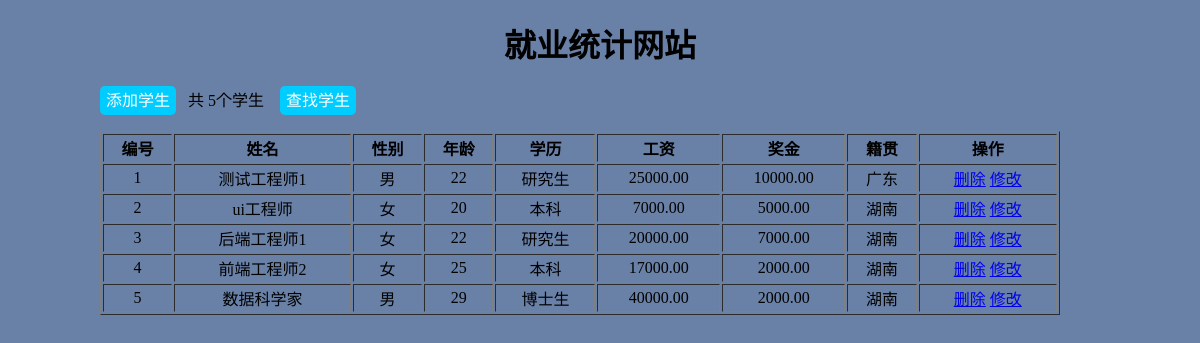
Screenshot of /all.php with the database file from the repository.
### tables this page shows
CREATE TABLE `student` (
  `id` int(10) NOT NULL AUTO_INCREMENT,
  `name` varchar(32) DEFAULT NULL COMMENT '姓名',
  `sex` char(2) DEFAULT NULL COMMENT '性别',
  `age` varchar(6) DEFAULT NULL COMMENT '年龄',
  `edu` varchar(12) DEFAULT NULL COMMENT '学历',
  `salary` decimal(10,2) DEFAULT NULL COMMENT '工资',
  `bonus` decimal(10,2) DEFAULT NULL COMMENT '奖金',
  `city` varchar(32) DEFAULT NULL COMMENT '籍贯',
  PRIMARY KEY (`id`)
);

### all.php (the view, shortened to what this page needs)
<?php
include 'conn.php';
$sql = 'SELECT * FROM `student`';
$result = mysqli_query($link, $sql);
$data = mysqli_fetch_all($result, MYSQLI_ASSOC);
$sql = 'SELECT COUNT(*) FROM `student`';
$n = mysqli_query($link, $sql);
$num = mysqli_fetch_assoc($n);
$num = implode($num);
?>
<html>
	<head>
	</head>
	<body>
		<div class="wrapper">
			<h1>就业统计网站</h1>
			<div class="add">
				<a href="addStudent.html">添加学生</a>&nbsp;&nbsp;&nbsp;共
				<?php echo $num; ?>个学生&nbsp;&nbsp;&nbsp;
				<a href="searchStudent.html">查找学生</a>
			</div>
			<table width="960" border="1">
				<tr>
					<th>编号</th>
					<th>姓名</th>
					<th>性别</th>
					<th>年龄</th>
					<th>学历</th>
					<th>工资</th>
					<th>奖金</th>
					<th>籍贯</th>
					<th>操作</th>
				</tr>
				<?php
				foreach ($data as $key => $value) {
  					foreach ($value as $k => $v) {
    					$arr[$k] = $v;
  					}
  				echo "<tr>";
				echo "<td>{$arr['id']}</td>";
				echo "<td>{$arr['name']}</td>";
				echo "<td>{$arr['sex']}</td>";
				echo "<td>{$arr['age']}</td>";
				echo "<td>{$arr['edu']}</td>";
				echo "<td>{$arr['salary']}</td>";
				echo "<td>{$arr['bonus']}</td>";
				echo "<td>{$arr['city']}</td>";
				echo "<td>
							<a href='javascript:del({$arr['id']})'>删除</a>
							<a href='editStudent.php?id={$arr['id']}'>修改</a>
					  </td>";
				echo "</tr>";
				}
			?>
			</table>
		</div>
	</body>
</html>

### all.php (style rules this page uses)
body { background-image: url(student.jpg); background-size: 100%; }
.wrapper { width: 1000px; margin: 20px auto; }
h1 { text-align: center; }
.add { margin-bottom: 20px; }
.add a { text-decoration: none; color: #fff; background-color: #00CCFF; padding: 6px; border-radius: 5px; }
td { text-align: center; }

### rows the page displays
student: id "1", name "测试工程师1", sex "男", age "22", edu "研究生", salary "25000.00", bonus "10000.00", city "广东"
student: id "2", name "ui工程师", sex "女", age "20", edu "本科", salary "7000.00", bonus "5000.00", city "湖南"
student: id "3", name "后端工程师1", sex "女", age "22", edu "研究生", salary "20000.00", bonus "7000.00", city "湖南"
student: id "4", name "前端工程师2", sex "女", age "25", edu "本科", salary "17000.00", bonus "2000.00", city "湖南"
student: id "5", name "数据科学家", sex "男", age "29", edu "博士生", salary "40000.00", bonus "2000.00", city "湖南"

### other values shown
$num "5"
